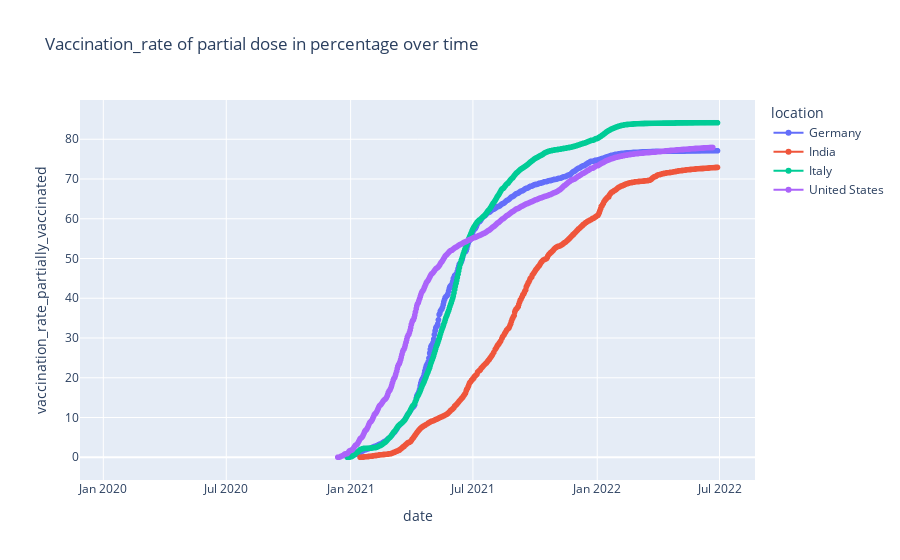

The notebook cell saved with this chart:
### Code cell
fig = px.line(df_final_dataset, x="date", y="vaccination_rate_partially_vaccinated" ,color ='location', title= 'Vaccination_rate of partial dose in percentage over time', markers = True)
fig.show()

### Figure 1 — Plotly figure (JSON) as saved in the notebook; plotly's stock layout.template omitted (floating-point values rounded to 4 significant figures; data arrays with more than 128 entries replaced by an {"elided": "..."} marker saying what was removed)
{"data": [{"hovertemplate": "location=Germany<br>date=%{x}<br>vaccination_rate_partially_vaccinated=%{y}<extra></extra>", "legendgroup": "Germany", "line": {"color": "#636efa", "dash": "solid"}, "marker": {"symbol": "circle"}, "mode": "lines+markers", "name": "Germany", "showlegend": true, "type": "scattergl", "x": {"elided": "884 str values"}, "xaxis": "x", "y": {"elided": "884 float values"}, "yaxis": "y"}, {"hovertemplate": "location=India<br>date=%{x}<br>vaccination_rate_partially_vaccinated=%{y}<extra></extra>", "legendgroup": "India", "line": {"color": "#EF553B", "dash": "solid"}, "marker": {"symbol": "circle"}, "mode": "lines+markers", "name": "India", "showlegend": true, "type": "scattergl", "x": {"elided": "881 str values"}, "xaxis": "x", "y": {"elided": "881 float values"}, "yaxis": "y"}, {"hovertemplate": "location=Italy<br>date=%{x}<br>vaccination_rate_partially_vaccinated=%{y}<extra></extra>", "legendgroup": "Italy", "line": {"color": "#00cc96", "dash": "solid"}, "marker": {"symbol": "circle"}, "mode": "lines+markers", "name": "Italy", "showlegend": true, "type": "scattergl", "x": {"elided": "880 str values"}, "xaxis": "x", "y": {"elided": "880 float values"}, "yaxis": "y"}, {"hovertemplate": "location=United States<br>date=%{x}<br>vaccination_rate_partially_vaccinated=%{y}<extra></extra>", "legendgroup": "United States", "line": {"color": "#ab63fa", "dash": "solid"}, "marker": {"symbol": "circle"}, "mode": "lines+markers", "name": "United States", "showlegend": true, "type": "scattergl", "x": {"elided": "889 str values"}, "xaxis": "x", "y": {"elided": "889 float values"}, "yaxis": "y"}], "layout": {"legend": {"title": {"text": "location"}, "tracegroupgap": 0}, "title": {"text": "Vaccination_rate of partial dose in percentage over time"}, "xaxis": {"anchor": "y", "domain": [0, 1], "title": {"text": "date"}}, "yaxis": {"anchor": "x", "domain": [0, 1], "title": {"text": "vaccination_rate_partially_vaccinated"}}}}
